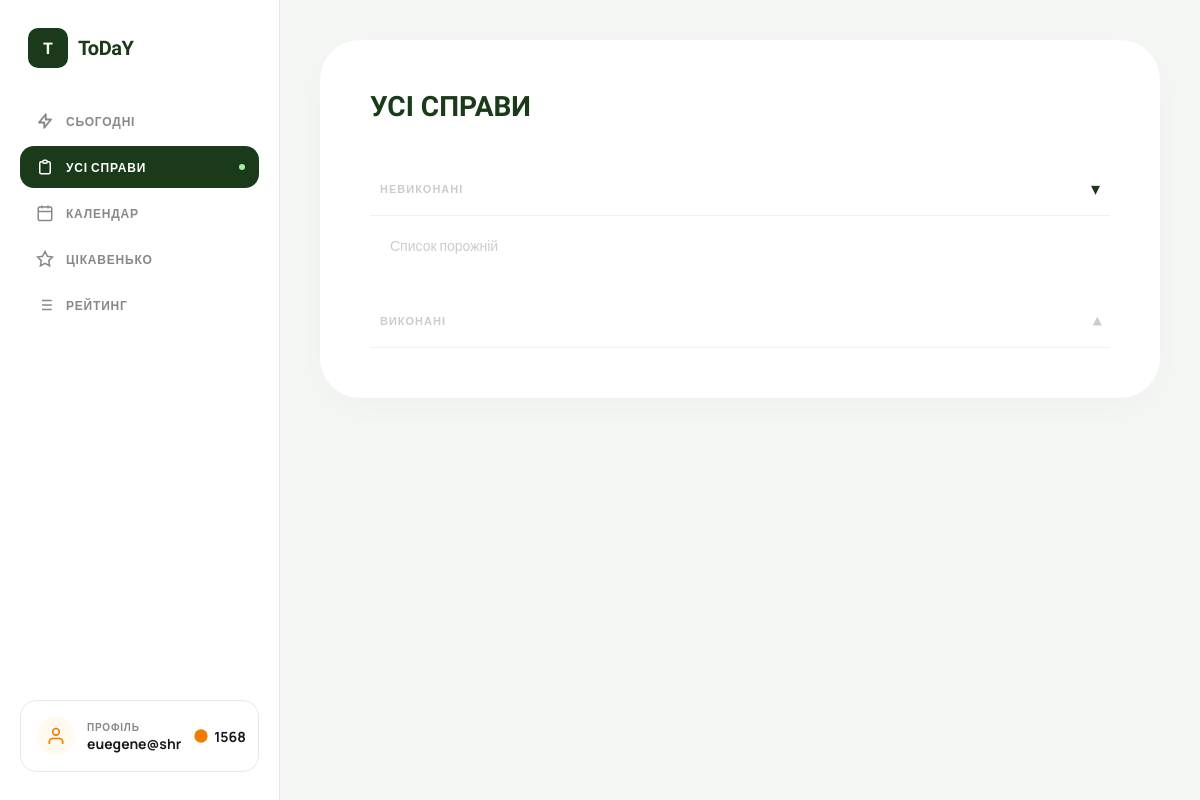
The page /tasks/ (signed in) on the database as committed earlier.
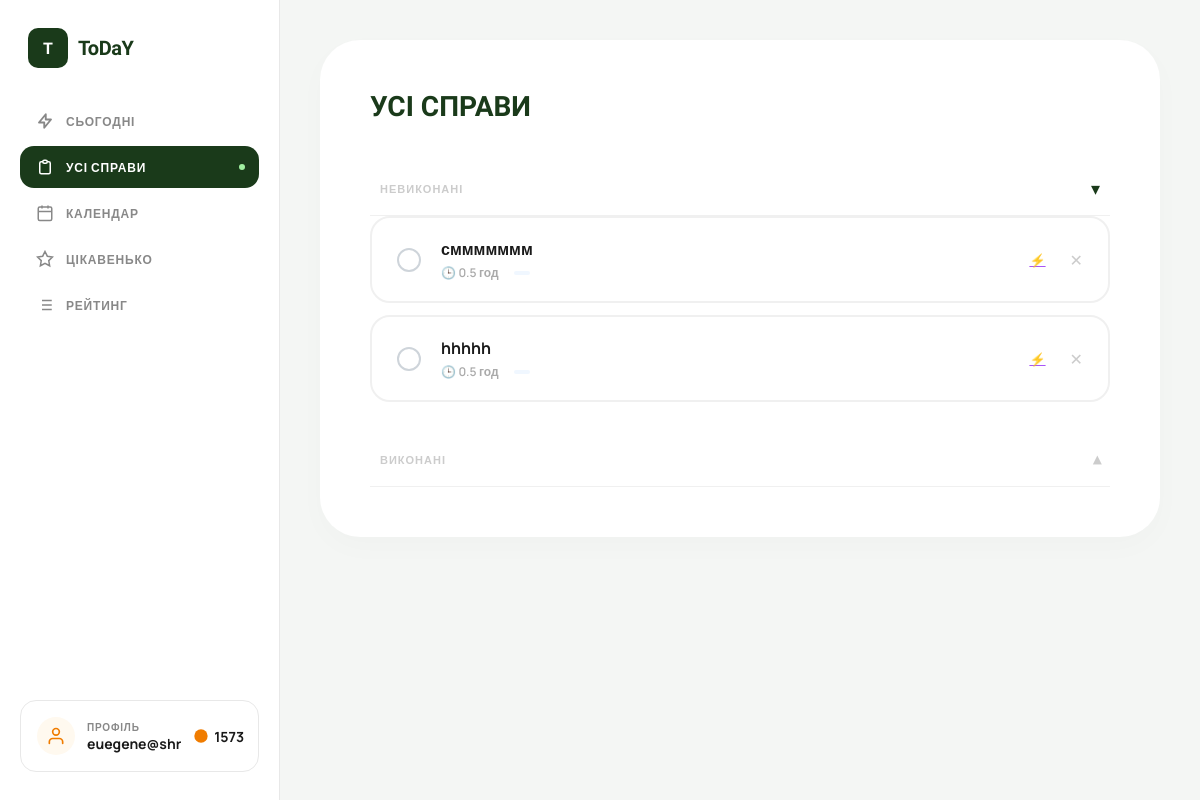
The same page on the database as committed later.
### users/models.py (models this page shows)
class User(AbstractUser):
    email = models.EmailField(unique=True)
    total_points = models.IntegerField(default=0)
    coins = models.IntegerField(default=100)  # added this for coin sysytem
    USERNAME_FIELD = "email"
    REQUIRED_FIELDS = ['username']

### tasks/models.py (models this page shows, shortened)
class Task(models.Model):
    user = models.ForeignKey(User, on_delete=models.CASCADE)
    title = models.CharField(max_length=255)
    category = models.ForeignKey(Category, null=True, blank=True, on_delete=models.SET_NULL)
    planned_date = models.DateField(
        default=timezone.localdate,
        null=True,
        blank=True
    )
    is_for_today = models.BooleanField(default=False)
    deadline_time = models.TimeField(default="23:59") # Непотрібен
    estimated_hours = models.FloatField(default=1)
    is_completed = models.BooleanField(default=False)
    order = models.IntegerField(default=0)
    created_at = models.DateTimeField(auto_now_add=True)
    completed_at = models.DateTimeField(null=True, blank=True)
    def __str__(self):
        return self.title

### tasks/views.py (the view)
# urls.py: path('', views.task_list, name='task_list'),
@login_required
def task_list(request):
    incomplete = Task.objects.filter(user=request.user, is_completed=False).order_by('order')
    completed = Task.objects.filter(user=request.user, is_completed=True).order_by('-created_at')
    categories = Category.objects.filter(user=request.user)
    print("INCOMPLETE:", incomplete)
    print("COMPLETED:", completed)
    return render(request, 'myapp/general_tasks.html', {
        'incomplete_tasks': incomplete,
        'completed_tasks': completed,
        'categories': categories,
    })

### myapp/templates/myapp/general_tasks.html (shortened to what the changed rows need)
{% load static %}
<!DOCTYPE html>
<html lang="uk">
<head>
    <link rel="stylesheet" href="{% static 'myapp/css/menu.css' %}">
</head>
<body>
    <aside class="sidebar">
    <a href="{% url 'myapp:profile' %}" class="profile-card" style="text-decoration: none; color: inherit; display: flex;">
        <div class="profile-avatar">
        <svg width="20" height="20" fill="none" viewBox="0 0 24 24" stroke="currentColor" stroke-width="2">
            <path stroke-linecap="round" stroke-linejoin="round" d="M20 21v-2a4 4 0 00-4-4H8a4 4 0 00-4 4v2"/>
            <circle cx="12" cy="7" r="4"/>
        </svg>
        </div>
        <div class="profile-info">
        <div class="profile-label">Профіль</div>
        <div class="profile-name">{{ request.user.username }}</div>
        </div>
        <div class="coins">
        <svg width="16" height="16" fill="currentColor" viewBox="0 0 24 24" style="color:var(--orange)">
            <circle cx="12" cy="12" r="10"/>
        </svg>
        {{ request.user.coins|default:0 }}
        </div>
    </a>
    </aside>
    <main class="general-container">
        <div class="white-card">
            <h1 class="page-title">УСІ СПРАВИ</h1>
            <div class="accordion-section">
                <div id="incomplete-list" class="accordion-content open">
                    {% for task in incomplete_tasks %}
                    <div class="task-item">
                        <a href="{% url 'tasks:complete_task' task.id %}" class="circle-check"></a>
                        <div class="task-content">
                            <div class="task-name">{{ task.title }}</div>
                            <div class="task-meta-row">
                                <span class="time-info">🕒 {{ task.estimated_hours }} год</span>
                                <span class="cat-tag">{{ task.category.name|upper|default:"" }}</span>
                            </div>
                        </div>
                        {% if task.is_for_today %}
                            <a class="lightning-btn today" title="Вже на сьогодні">T</a>
                        {% else %}
                            <a href="{% url 'tasks:move_to_today' task.id %}" class="lightning-btn not-today" title="Додати на сьогодні">⚡</a>
                        {% endif %}
                        <a href="{% url 'tasks:delete_task' task.id %}"
                            onclick="return confirm('Видалити завдання?')"
                            style="color:#ccc; font-size:16px; text-decoration:none; margin-left:4px;"
                            title="Видалити">✕</a>
                    </div>
                    {% empty %}
                        <p class="empty-msg">Список порожній</p>
                    {% endfor %}
                </div>
            </div>
        </div>
    </main>
</body>
</html>

Rows that differ between the two databases and show on the page:
changed User "euegene@shr": user.coins "1568" → "1573"
added Task: title "сммммммм", estimated_hours "0.5"
added Task: title "hhhhh", estimated_hours "0.5"
Other text that changed with them:
text no longer shown: "Список порожній"
